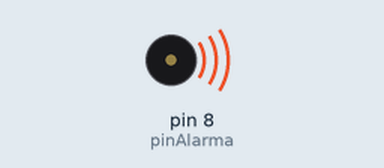
A sketch run on a simulated Arduino Uno, built with avr-gcc and run on an emulated ATmega328P. Parts: buzzer (waves = sounding).

Above: at 0.5 s.
Timing chart, 0 to 4.6 s (numbered marks = the images above):
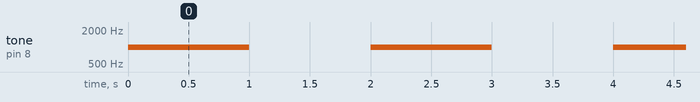

Measured:
- by itself, tone on pin 8 (pinAlarma): alternates 1000 Hz for 1.0 s and silent for 1.0 s

The sketch:

Test3_alarma.ino
```cpp
int pinAlarma = 8;

void setup() {
  pinMode (pinAlarma, OUTPUT);
}

void loop() {
  tone(pinAlarma, 1000);
  delay(1000);
  noTone(pinAlarma);
  delay(1000);
}
```
